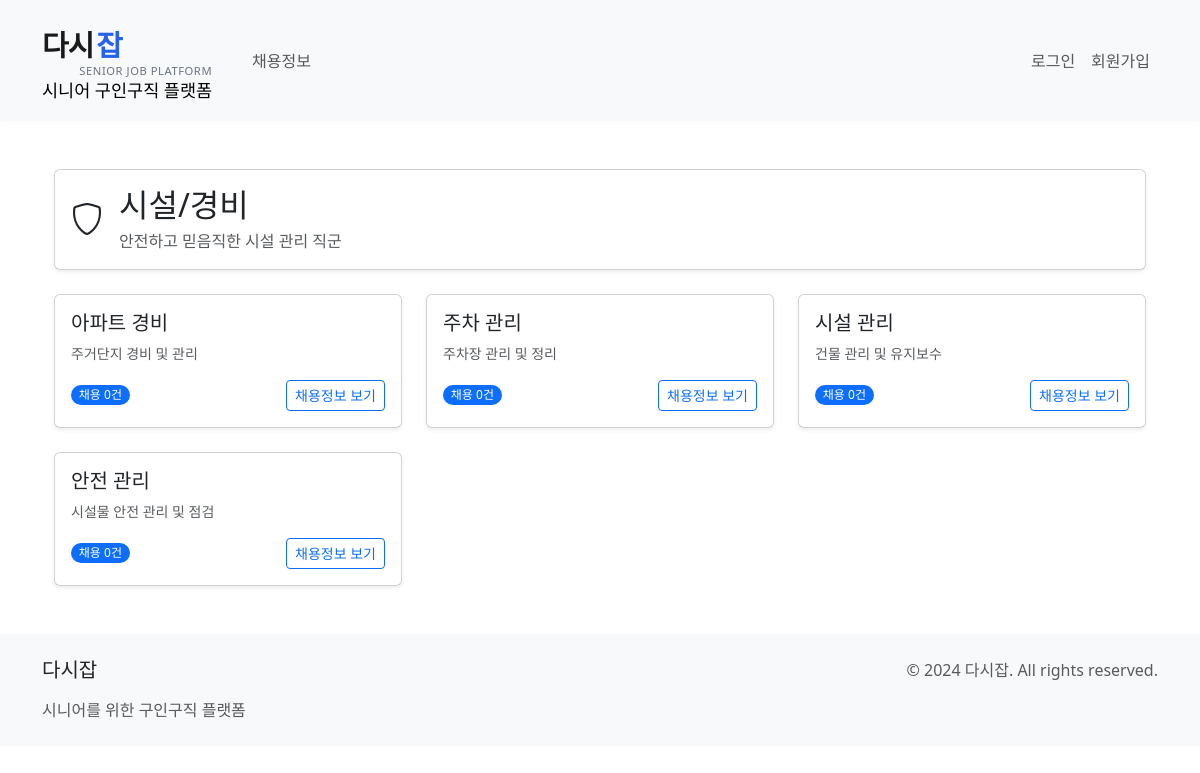
The app's page /category/4/ with its own data.
### jobs/models.py (models this page shows, shortened)
class JobCategory(models.Model):
    name = models.CharField(max_length=100)
    description = models.TextField(blank=True)
    icon = models.CharField(max_length=50, blank=True)
    class Meta:
        verbose_name_plural = "Job Categories"

class SubCategory(models.Model):
    category = models.ForeignKey(JobCategory, on_delete=models.CASCADE, related_name='subcategories')
    name = models.CharField(max_length=100)
    description = models.TextField(blank=True)
    class Meta:
        verbose_name_plural = "Sub Categories"

### jobs/views.py (the view)
# urls.py: path('category/<int:pk>/', views.CategoryDetailView.as_view(), name='category_detail'),
class CategoryDetailView(DetailView):
    model = JobCategory
    template_name = 'jobs/category_detail.html'
    context_object_name = 'category'
    def get_context_data(self, **kwargs):
        context = super().get_context_data(**kwargs)
        context['subcategories'] = self.object.subcategories.all()
        return context

### jobs/templates/jobs/category_detail.html (shortened to what this page needs)
{% extends 'jobs/base.html' %}
{% block content %}
<div class="container mt-5">
    <div class="card mb-4 shadow-sm">
        <div class="card-body">
            <div class="d-flex align-items-center">
                <i class="bi bi-{{ category.icon }} fs-2 me-3"></i>
                <div>
                    <h2 class="card-title mb-1">{{ category.name }}</h2>
                    <p class="text-muted mb-0">{{ category.description }}</p>
                </div>
            </div>
        </div>
    </div>
    <div class="row row-cols-1 row-cols-md-2 row-cols-lg-3 g-4">
        {% for subcategory in subcategories %}
        <div class="col">
            <div class="card h-100 shadow-sm hover-card">
                <div class="card-body">
                    <h5 class="card-title">
                        <a href="{% url 'jobs:job_list_by_category' subcategory.id %}"
                           class="text-decoration-none text-dark">
                            {{ subcategory.name }}
                        </a>
                    </h5>
                    <p class="card-text text-muted small">{{ subcategory.description }}</p>
                    <div class="d-flex justify-content-between align-items-center">
                        <span class="badge bg-primary rounded-pill">
                            채용 {{ subcategory.jobs.count }}건
                        </span>
                        <a href="{% url 'jobs:job_list_by_category' subcategory.id %}"
                           class="btn btn-outline-primary btn-sm">
                            채용정보 보기
                        </a>
                    </div>
                </div>
            </div>
        </div>
        {% endfor %}
    </div>
</div>
{% endblock %}

### jobs/templates/jobs/category_detail.html (style rules this page uses)
.hover-card { transition: transform 0.2s ease-in-out, box-shadow 0.2s ease-in-out; }
.badge { font-weight: 500; }

### records on screen
JobCategory: name "시설/경비", description "안전하고 믿음직한 시설 관리 직군"
SubCategory: name "아파트 경비", description "주거단지 경비 및 관리", jobs.count "0"
SubCategory: name "주차 관리", description "주차장 관리 및 정리", jobs.count "0"
SubCategory: name "시설 관리", description "건물 관리 및 유지보수", jobs.count "0"
SubCategory: name "안전 관리", description "시설물 안전 관리 및 점검", jobs.count "0"
